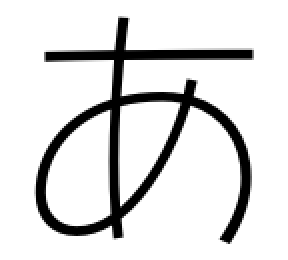
#> input picture data/active-selection-v1/templates/cb6428ac09aa7f0d-3042.png, 144 x 130 px (shown 2 times larger)
$ python -i match_font_baseline.py   (imports and definitions only)
#> lines starting #> are read from the running program, lines starting #| are printed output that depends on the picture; after the words box and inside, x2 and y2 are one past the last pixel; in counts of white or black regions, pixels touching at a corner belong together
#> further down, picture is the input picture: shape (130, 144, 3); min 0, max 255, mean 220.9
"""Known-character, aspect-preserving font matching development baseline."""

import argparse
import hashlib
import json
from pathlib import Path

import cv2
import numpy as np

from mikan_font_probe.process_regions import ROOT, imread, imwrite


def normalize(image, size=64):
    """Normalize dark ink isotropically; do not repair or thicken strokes."""
#> called with size = 64
    gray = cv2.cvtColor(image, cv2.COLOR_BGR2GRAY) if image.ndim == 3 else image
    _, mask = cv2.threshold(gray, 0, 255, cv2.THRESH_BINARY_INV+cv2.THRESH_OTSU)
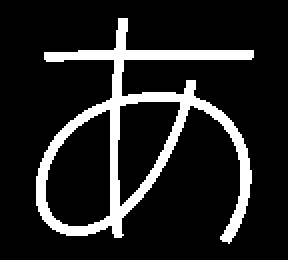
#> mask: shape (130, 144) (shown 2 times larger); 13.5% white; 1 white region, box (x1, y1, x2, y2) and area: (18, 9, 127, 122) 2532
    ys, xs = np.nonzero(mask)
#> ys = 2532 values from 9 to 121; xs = 2532 values, max 126 at index 169, min 18 at index 1781, mean 70.52
    if not len(xs):
        raise ValueError("Blank glyph")
    crop = mask[ys.min():ys.max()+1, xs.min():xs.max()+1]
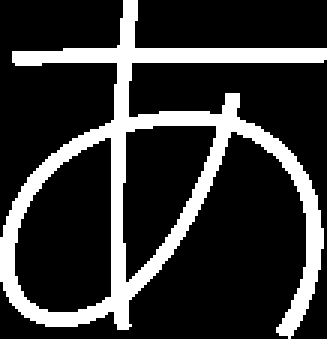
#> crop: shape (113, 109) (shown 3 times larger); 20.6% white; 1 white region, box (x1, y1, x2, y2) and area: (0, 0, 109, 113) 2532
    ratio = (size-12)/max(crop.shape)
#> ratio = 0.46
    w, h = max(1, round(crop.shape[1]*ratio)), max(1, round(crop.shape[0]*ratio))
#> w = 50; h = 52
    resized = cv2.resize(crop, (w,h), interpolation=cv2.INTER_AREA)
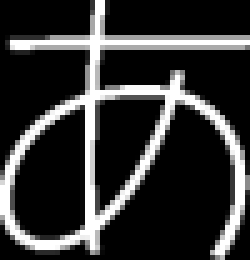
#> resized: shape (52, 50) (shown 5 times larger); min 0, max 255, mean 52.4
    result = np.zeros((size,size), np.uint8)
    x, y = (size-w)//2, (size-h)//2
#> x = 7; y = 6
    result[y:y+h,x:x+w] = resized
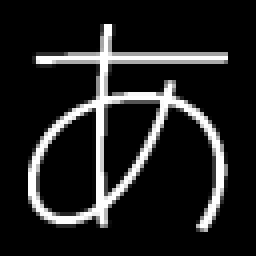
#> result: shape (64, 64) (shown 4 times larger); min 0, max 255, mean 33.3
    return result


# [102 lines left out: functions match, main, not called in this run]


# [2 lines not run here, left out]

>>> import cv2
>>> picture = cv2.imread('../data/active-selection-v1/templates/cb6428ac09aa7f0d-3042.png')
>>> result = normalize(picture)
